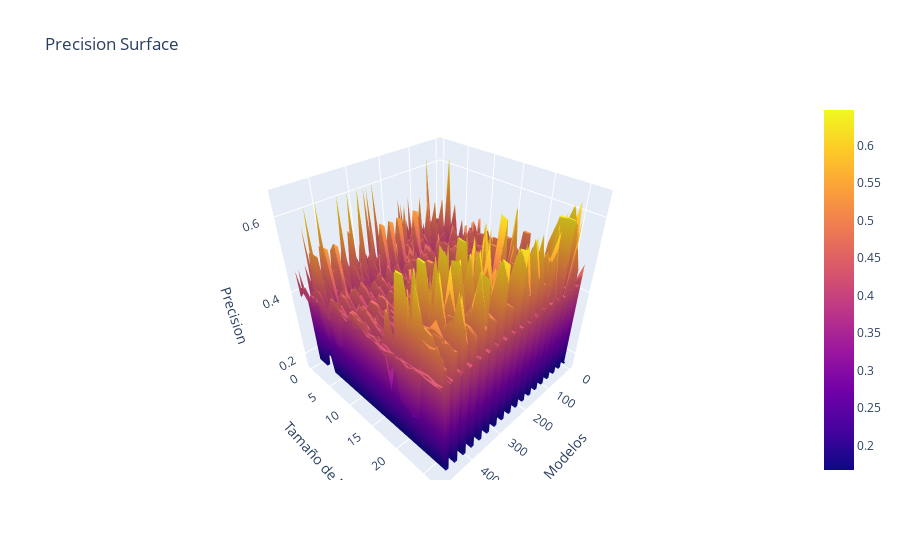

Source (notebook cell):
### Code cell
fig2 = go.Figure(data=[go.Surface(z=n_est_mod_results['Precision'])])

fig2.update_layout(title='Precision Surface', autosize=True,
                   scene = dict(xaxis_title='Modelos',
                                yaxis_title='Tamaño de N',
                                zaxis_title='Precision'))

fig2.show()
fig2.write_html('Pre_Forest_Dim.html')

### Figure 1 — Plotly figure (JSON) as saved in the notebook; plotly's stock layout.template omitted (floating-point values rounded to 4 significant figures; data arrays with more than 128 entries replaced by an {"elided": "..."} marker saying what was removed)
{"data": [{"type": "surface", "z": {"elided": "28x486 float values"}}], "layout": {"autosize": true, "scene": {"xaxis": {"title": {"text": "Modelos"}}, "yaxis": {"title": {"text": "Tamaño de N"}}, "zaxis": {"title": {"text": "Precision"}}}, "title": {"text": "Precision Surface"}}}
